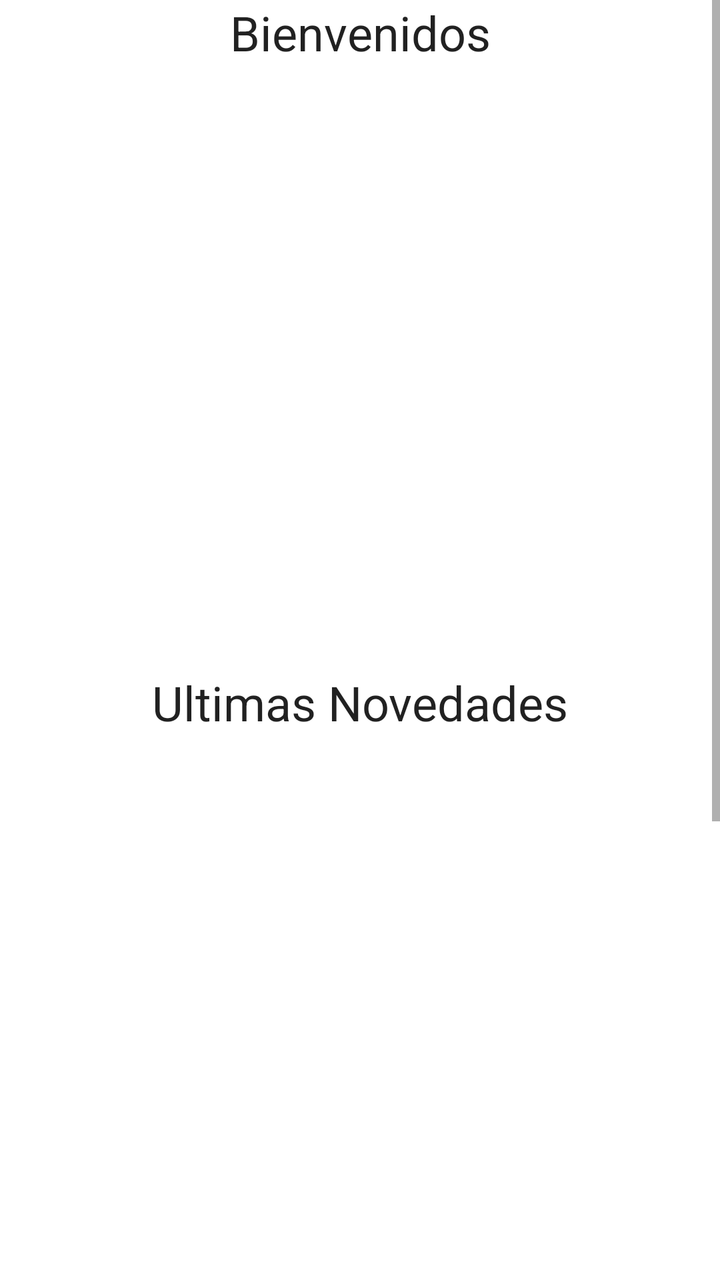
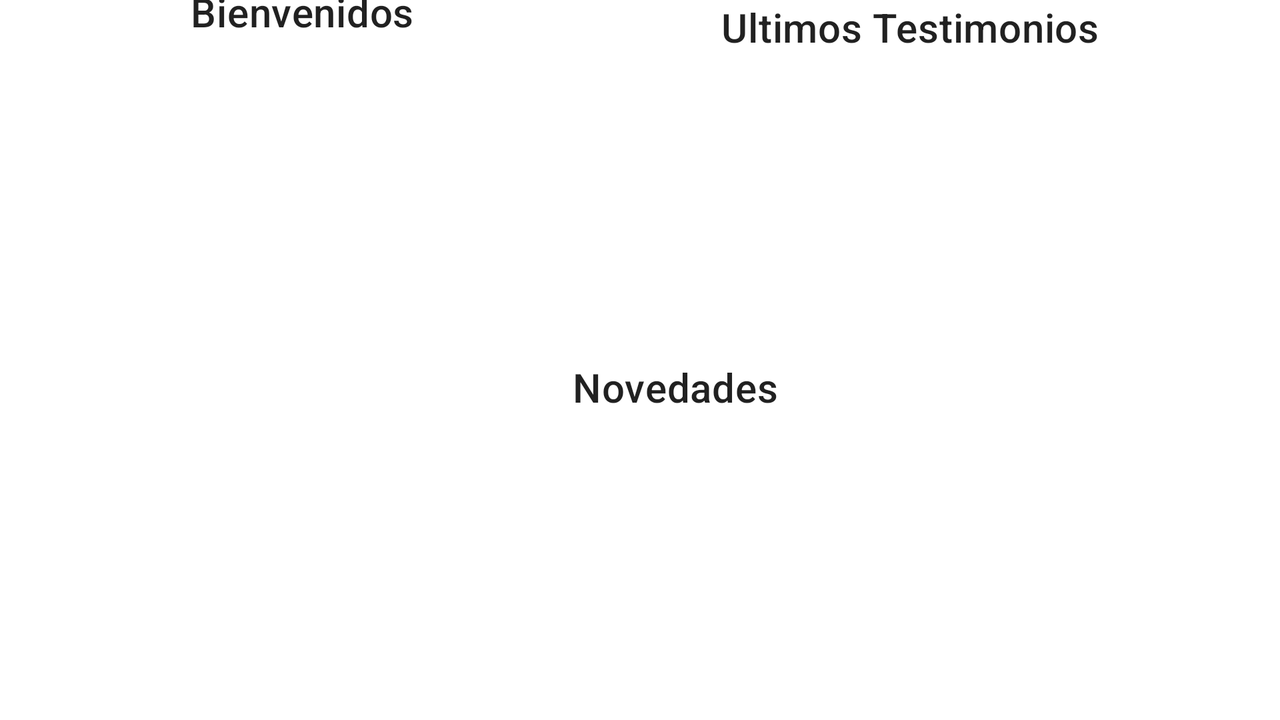

One screen, two layout resources from the same app: the default and the repository's alternative for another configuration. Each is rendered where Android would select it; the XML of both is given below.
<!-- AndroidManifest.xml: activity theme Theme.ONGAndroid.NoActionBar -->
<!-- res/layout/fragment_home.xml -->
<?xml version="1.0" encoding="utf-8"?>
<androidx.constraintlayout.widget.ConstraintLayout
    xmlns:android="http://schemas.android.com/apk/res/android"
    xmlns:app="http://schemas.android.com/apk/res-auto"
    xmlns:tools="http://schemas.android.com/tools"
    android:id="@+id/constraint"
    android:layout_width="match_parent"
    android:layout_height="match_parent"
    tools:context=".view.fragment.HomeFragment">

    <ScrollView
        android:id="@+id/scrollView2"
        android:layout_width="match_parent"
        android:layout_height="wrap_content"
        android:fillViewport="true"
        app:layout_constraintTop_toTopOf="parent">

        <androidx.constraintlayout.widget.ConstraintLayout
            android:layout_width="match_parent"
            android:layout_height="wrap_content"
            android:orientation="vertical">

            <TextView
                android:id="@+id/tvHomeWelcome"
                android:layout_width="wrap_content"
                android:layout_height="wrap_content"
                android:layout_marginStart="8dp"
                android:layout_marginEnd="8dp"
                android:text="@string/home_title"
                android:textAppearance="?attr/textAppearanceHeadline5"
                app:layout_constraintBottom_toTopOf="@id/pager"
                app:layout_constraintEnd_toEndOf="parent"
                app:layout_constraintStart_toStartOf="parent"
                app:layout_constraintTop_toTopOf="parent" />

            <androidx.viewpager2.widget.ViewPager2
                android:id="@+id/pager"
                android:layout_width="match_parent"
                android:layout_height="0dp"
                android:layout_marginStart="@dimen/view_pager_margin"
                android:layout_marginTop="@dimen/view_pager_margin"
                android:layout_marginEnd="@dimen/view_pager_margin"
                app:layout_constraintDimensionRatio="H, 1.2:1"
                app:layout_constraintEnd_toEndOf="parent"
                app:layout_constraintStart_toStartOf="parent"
                app:layout_constraintTop_toBottomOf="@id/tvHomeWelcome"
                tools:listitem="@layout/view_pager_item_home" />

            <TextView
                android:id="@+id/tvLastNews"
                android:layout_width="wrap_content"
                android:layout_height="wrap_content"
                android:layout_marginStart="8dp"
                android:layout_marginTop="8dp"
                android:layout_marginEnd="8dp"
                android:text="@string/ultimas_novedades"
                android:textAppearance="?attr/textAppearanceHeadline5"
                app:layout_constraintBottom_toTopOf="@id/vpNews"
                app:layout_constraintEnd_toEndOf="parent"
                app:layout_constraintStart_toStartOf="parent"
                app:layout_constraintTop_toBottomOf="@id/pager" />

            <androidx.viewpager2.widget.ViewPager2
                android:id="@+id/vpNews"
                android:layout_width="match_parent"
                android:layout_height="0dp"
                android:layout_marginStart="@dimen/view_pager_margin"
                android:layout_marginTop="@dimen/view_pager_margin"
                android:layout_marginEnd="@dimen/view_pager_margin"
                app:layout_constraintBottom_toTopOf="@id/tvLastTestimonials"
                app:layout_constraintDimensionRatio="H, 1.2:1"
                app:layout_constraintEnd_toEndOf="parent"
                app:layout_constraintStart_toStartOf="parent"
                app:layout_constraintTop_toBottomOf="@id/tvLastNews"
                tools:listitem="@layout/news_view_pager_item_home" />

            <TextView
                android:id="@+id/tvLastTestimonials"
                android:layout_width="wrap_content"
                android:layout_height="wrap_content"
                android:layout_marginStart="8dp"
                android:layout_marginTop="8dp"
                android:layout_marginEnd="8dp"
                android:text="@string/lastest_testimonials"
                android:textAppearance="?attr/textAppearanceHeadline5"
                app:layout_constraintBottom_toTopOf="@id/vpTestimonials"
                app:layout_constraintEnd_toEndOf="parent"
                app:layout_constraintStart_toStartOf="parent"
                app:layout_constraintTop_toBottomOf="@id/vpNews" />

            <androidx.viewpager2.widget.ViewPager2
                android:id="@+id/vpTestimonials"
                android:layout_width="match_parent"
                android:layout_height="0dp"
                android:layout_marginStart="@dimen/view_pager_margin"
                android:layout_marginTop="@dimen/view_pager_margin"
                android:layout_marginEnd="@dimen/view_pager_margin"
                app:layout_constraintDimensionRatio="H, 1.2:1"
                app:layout_constraintEnd_toEndOf="parent"
                app:layout_constraintStart_toStartOf="parent"
                app:layout_constraintTop_toBottomOf="@id/tvLastTestimonials"
                tools:listitem="@layout/testimonials_view_pager_item_home" />

            <ProgressBar
                android:id="@+id/pbHome"
                android:layout_width="wrap_content"
                android:layout_height="wrap_content"
                style="?android:attr/progressBarStyle"
                app:layout_constraintBottom_toTopOf="@id/vpNews"
                app:layout_constraintEnd_toEndOf="parent"
                app:layout_constraintStart_toStartOf="parent"
                app:layout_constraintTop_toBottomOf="@id/pager"/>

        </androidx.constraintlayout.widget.ConstraintLayout>
    </ScrollView>

</androidx.constraintlayout.widget.ConstraintLayout>
<!-- resources referenced by this layout -->
<resources>
  <dimen name="view_pager_margin">8dp</dimen>
  <string name="home_title">Bienvenidos</string>
  <string name="lastest_testimonials">Ultimos Testimonios</string>
  <string name="ultimas_novedades">Ultimas Novedades</string>
  <style name="Theme.ONGAndroid.NoActionBar">
          <item name="windowActionBar">false</item>
          <item name="windowNoTitle">true</item>
      </style>
</resources>
<!-- res/layout-land/fragment_home.xml (the repository's variant of the layout above) -->
<!-- drawn on the phone turned sideways -->
<?xml version="1.0" encoding="utf-8"?>
<androidx.constraintlayout.widget.ConstraintLayout
    xmlns:android="http://schemas.android.com/apk/res/android"
    xmlns:app="http://schemas.android.com/apk/res-auto"
    xmlns:tools="http://schemas.android.com/tools"
    android:id="@+id/constraint"
    android:layout_width="match_parent"
    android:layout_height="match_parent"
    android:layout_marginHorizontal="@dimen/layout_margin_horizontal"
    tools:context=".view.fragment.HomeFragment">

    <LinearLayout
        android:id="@+id/llHome"
        android:layout_width="0dp"
        android:layout_height="match_parent"
        android:orientation="horizontal"
        app:layout_constraintHorizontal_weight="0.8"
        app:layout_constraintStart_toStartOf="parent"
        app:layout_constraintTop_toTopOf="parent"
        app:layout_constraintEnd_toStartOf="@id/llNewsTestimonials"
        app:layout_constraintBottom_toBottomOf="parent">

        <androidx.constraintlayout.widget.ConstraintLayout
            android:layout_width="match_parent"
            android:layout_height="match_parent">

            <TextView
                android:id="@+id/tvHomeWelcome"
                android:layout_width="wrap_content"
                android:layout_height="wrap_content"
                android:layout_marginStart="8dp"
                android:layout_marginEnd="8dp"
                android:text="@string/home_title"
                android:textAppearance="?attr/textAppearanceHeadline6"
                app:layout_constraintBottom_toTopOf="@id/pager"
                app:layout_constraintEnd_toEndOf="parent"
                app:layout_constraintStart_toStartOf="parent"
                app:layout_constraintTop_toTopOf="parent" />

            <androidx.viewpager2.widget.ViewPager2
                android:id="@+id/pager"
                android:layout_width="295dp"
                android:layout_height="341dp"
                android:layout_marginStart="@dimen/view_pager_margin"
                android:layout_marginTop="@dimen/view_pager_margin"
                android:layout_marginEnd="@dimen/view_pager_margin"
                app:layout_constraintBottom_toBottomOf="parent"
                app:layout_constraintDimensionRatio="H, 1.2:1"
                app:layout_constraintEnd_toEndOf="parent"
                app:layout_constraintHorizontal_bias="0.0"
                app:layout_constraintStart_toStartOf="parent"
                app:layout_constraintTop_toBottomOf="@id/tvHomeWelcome"
                tools:listitem="@layout/view_pager_item_home" />

        </androidx.constraintlayout.widget.ConstraintLayout>

    </LinearLayout>

    <LinearLayout
        android:id="@+id/llNewsTestimonials"
        android:layout_width="0dp"
        android:layout_height="match_parent"
        android:orientation="horizontal"
        app:layout_constraintHorizontal_weight="1"
        app:layout_constraintStart_toEndOf="@id/llHome"
        app:layout_constraintEnd_toEndOf="parent"
        app:layout_constraintTop_toTopOf="parent"
        app:layout_constraintBottom_toBottomOf="parent"
        >

        <LinearLayout
            android:layout_width="match_parent"
            android:layout_height="match_parent"
            android:orientation="vertical">

            <FrameLayout
                android:layout_width="match_parent"
                android:layout_height="match_parent"
                android:layout_weight="1">

                <androidx.constraintlayout.widget.ConstraintLayout
                    android:layout_width="match_parent"
                    android:layout_height="match_parent">

                    <TextView
                        android:id="@+id/tvLastTestimonials"
                        android:layout_width="wrap_content"
                        android:layout_height="wrap_content"
                        android:text="@string/lastest_testimonials"
                        android:textAppearance="?attr/textAppearanceHeadline6"
                        app:layout_constraintBottom_toTopOf="@id/vpTestimonials"
                        app:layout_constraintEnd_toEndOf="parent"
                        app:layout_constraintStart_toStartOf="parent" />

                    <androidx.viewpager2.widget.ViewPager2
                        android:id="@+id/vpTestimonials"
                        android:layout_width="0dp"
                        android:layout_height="0dp"
                        app:layout_constraintBottom_toBottomOf="parent"
                        app:layout_constraintDimensionRatio="H, 1:.35"
                        app:layout_constraintEnd_toEndOf="parent"
                        app:layout_constraintHorizontal_bias="0.0"
                        app:layout_constraintStart_toStartOf="parent"
                        app:layout_constraintTop_toBottomOf="@id/tvLastTestimonials"
                        tools:listitem="@layout/testimonials_view_pager_item_home" />

                </androidx.constraintlayout.widget.ConstraintLayout>
            </FrameLayout>

            <FrameLayout
                android:layout_width="match_parent"
                android:layout_height="match_parent"
                android:layout_weight="1">

                <androidx.constraintlayout.widget.ConstraintLayout
                    android:layout_width="match_parent"
                    android:layout_height="match_parent">

                    <TextView
                        android:id="@+id/tvNews"
                        android:layout_width="wrap_content"
                        android:layout_height="wrap_content"
                        android:text="@string/menu_news"
                        android:textAppearance="?attr/textAppearanceHeadline6"
                        tools:layout_editor_absoluteX="142dp"
                        tools:layout_editor_absoluteY="411dp" />

                    <androidx.viewpager2.widget.ViewPager2
                        android:id="@+id/vpNews"
                        android:layout_width="match_parent"
                        android:layout_height="match_parent"
                        app:layout_constraintBottom_toBottomOf="parent"
                        app:layout_constraintEnd_toEndOf="parent"
                        app:layout_constraintStart_toStartOf="parent"
                        app:layout_constraintTop_toTopOf="parent"
                        tools:listitem="@layout/news_view_pager_item_home" />
                </androidx.constraintlayout.widget.ConstraintLayout>
            </FrameLayout>

        </LinearLayout>

    </LinearLayout>

    <ProgressBar
        android:id="@+id/pbHome"
        android:layout_width="wrap_content"
        android:layout_height="wrap_content"
        style="?android:attr/progressBarStyle"
        app:layout_constraintBottom_toTopOf="parent"
        app:layout_constraintEnd_toEndOf="parent"
        app:layout_constraintStart_toStartOf="parent"
        app:layout_constraintTop_toBottomOf="parent"/>


</androidx.constraintlayout.widget.ConstraintLayout>
<!-- resources referenced by the variant -->
<!-- as the phone turned sideways resolves them -->
<resources>
  <dimen name="layout_margin_horizontal">16dp</dimen>
  <dimen name="view_pager_margin">8dp</dimen>
  <string name="home_title">Bienvenidos</string>
  <string name="lastest_testimonials">Ultimos Testimonios</string>
  <string name="menu_news">Novedades</string>
  <style name="Theme.ONGAndroid.NoActionBar">
          <item name="windowActionBar">false</item>
          <item name="windowNoTitle">true</item>
      </style>
</resources>
